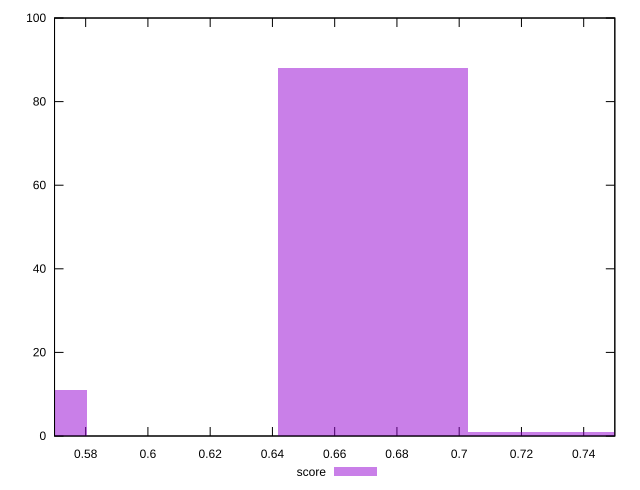

This figure's gnuplot source:
reset

$score <<EOF
0.5500158502681226 11
0.6722415947721498 88
0.7333544670241635 1
EOF

set key outside below
set boxwidth 0.061112872252013624
set xrange [0.57:0.75]
set yrange [0:100]
set trange [0:100]
set style fill transparent solid 0.5 noborder
set terminal svg size 640, 490 enhanced background rgb 'white'
set output "report_00019_2021-02-10T18-14-37.922Z//uses-webp-images/samples/pages+cached+noadtech/score/histogram.svg"

plot $score title "score" with boxes

reset
